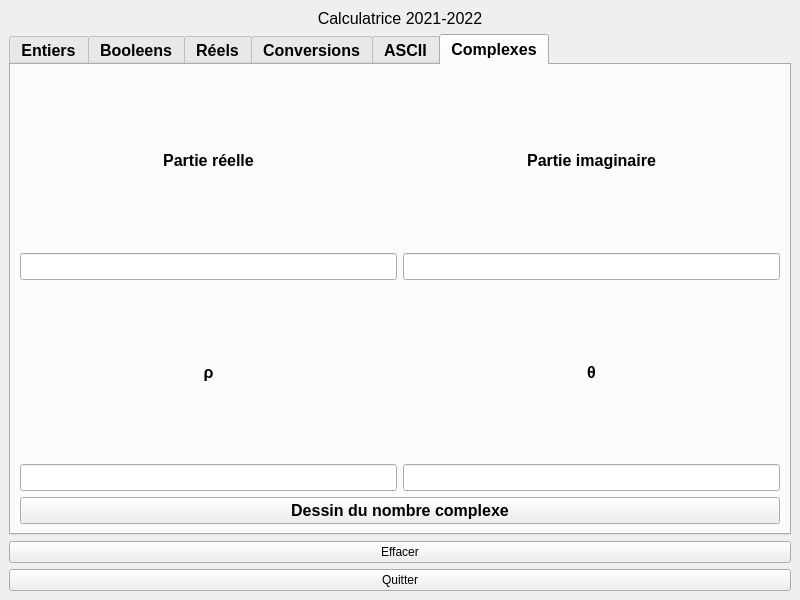
<?xml version="1.0" encoding="UTF-8"?>
<ui version="4.0">
 <class>MainWindow</class>
 <widget class="QMainWindow" name="MainWindow">
  <property name="geometry">
   <rect>
    <x>0</x>
    <y>0</y>
    <width>800</width>
    <height>600</height>
   </rect>
  </property>
  <property name="windowTitle">
   <string>Calculatrice 2021-2022</string>
  </property>
  <property name="windowIcon">
   <iconset>
    <normaloff>icons/calc.ico</normaloff>icons/calc.ico</iconset>
  </property>
  <widget class="QWidget" name="centralwidget">
   <layout class="QVBoxLayout" name="verticalLayout">
    <item>
     <widget class="QLabel" name="label">
      <property name="enabled">
       <bool>true</bool>
      </property>
      <property name="sizePolicy">
       <sizepolicy hsizetype="Preferred" vsizetype="Preferred">
        <horstretch>0</horstretch>
        <verstretch>0</verstretch>
       </sizepolicy>
      </property>
      <property name="font">
       <font>
        <pointsize>12</pointsize>
       </font>
      </property>
      <property name="text">
       <string>Calculatrice 2021-2022</string>
      </property>
      <property name="alignment">
       <set>Qt::AlignCenter</set>
      </property>
     </widget>
    </item>
    <item>
     <widget class="QTabWidget" name="tabWidget">
      <property name="font">
       <font>
        <family>MS Sans Serif</family>
        <pointsize>12</pointsize>
        <weight>75</weight>
        <bold>true</bold>
       </font>
      </property>
      <property name="currentIndex">
       <number>5</number>
      </property>
      <widget class="QWidget" name="tab">
       <attribute name="title">
        <string>Entiers</string>
       </attribute>
       <layout class="QGridLayout" name="gridLayout">
        <item row="4" column="0">
         <widget class="QLineEdit" name="lineEdit_9"/>
        </item>
        <item row="4" column="6">
         <widget class="QLineEdit" name="lineEdit_26"/>
        </item>
        <item row="2" column="3">
         <widget class="QLineEdit" name="lineEdit_17"/>
        </item>
        <item row="5" column="0">
         <widget class="QLineEdit" name="lineEdit_7"/>
        </item>
        <item row="2" column="1">
         <widget class="QLineEdit" name="lineEdit_11"/>
        </item>
        <item row="3" column="4">
         <widget class="QLabel" name="label_5">
          <property name="text">
           <string>0x</string>
          </property>
         </widget>
        </item>
        <item row="4" column="2">
         <widget class="QPushButton" name="pushButton_6">
          <property name="text">
           <string>addition_INT_NS</string>
          </property>
         </widget>
        </item>
        <item row="1" column="4">
         <widget class="QLabel" name="label_3">
          <property name="text">
           <string>0x</string>
          </property>
         </widget>
        </item>
        <item row="3" column="1">
         <widget class="QLineEdit" name="lineEdit_12"/>
        </item>
        <item row="2" column="4">
         <widget class="QLabel" name="label_4">
          <property name="text">
           <string>0x</string>
          </property>
         </widget>
        </item>
        <item row="5" column="2">
         <widget class="QPushButton" name="pushButton_7">
          <property name="text">
           <string>addition_INT_S</string>
          </property>
         </widget>
        </item>
        <item row="3" column="2">
         <widget class="QPushButton" name="pushButton_5">
          <property name="text">
           <string>addition_SHORT_S</string>
          </property>
         </widget>
        </item>
        <item row="3" column="0">
         <widget class="QLineEdit" name="lineEdit_6"/>
        </item>
        <item row="0" column="1">
         <widget class="QLineEdit" name="lineEdit_2"/>
        </item>
        <item row="4" column="4">
         <widget class="QLabel" name="label_6">
          <property name="text">
           <string>0x</string>
          </property>
         </widget>
        </item>
        <item row="3" column="6">
         <widget class="QLineEdit" name="lineEdit_25"/>
        </item>
        <item row="6" column="0">
         <widget class="QLineEdit" name="lineEdit_8"/>
        </item>
        <item row="1" column="0">
         <widget class="QLineEdit" name="lineEdit_4"/>
        </item>
        <item row="6" column="2">
         <widget class="QPushButton" name="pushButton_8">
          <property name="text">
           <string>module_INT_NS</string>
          </property>
         </widget>
        </item>
        <item row="1" column="3">
         <widget class="QLineEdit" name="lineEdit_16"/>
        </item>
        <item row="5" column="6">
         <widget class="QLineEdit" name="lineEdit_27"/>
        </item>
        <item row="5" column="4">
         <widget class="QLabel" name="label_7">
          <property name="text">
           <string>0x</string>
          </property>
         </widget>
        </item>
        <item row="1" column="2">
         <widget class="QPushButton" name="pushButton_3">
          <property name="text">
           <string>addition_CHAR_S</string>
          </property>
         </widget>
        </item>
        <item row="0" column="0">
         <widget class="QLineEdit" name="lineEdit"/>
        </item>
        <item row="0" column="6">
         <widget class="QLineEdit" name="lineEdit_22"/>
        </item>
        <item row="5" column="1">
         <widget class="QLineEdit" name="lineEdit_14"/>
        </item>
        <item row="5" column="3">
         <widget class="QLineEdit" name="lineEdit_20"/>
        </item>
        <item row="0" column="3">
         <widget class="QLineEdit" name="lineEdit_3"/>
        </item>
        <item row="1" column="6">
         <widget class="QLineEdit" name="lineEdit_23"/>
        </item>
        <item row="4" column="3">
         <widget class="QLineEdit" name="lineEdit_19"/>
        </item>
        <item row="3" column="3">
         <widget class="QLineEdit" name="lineEdit_18"/>
        </item>
        <item row="6" column="3">
         <widget class="QLineEdit" name="lineEdit_21"/>
        </item>
        <item row="2" column="2">
         <widget class="QPushButton" name="pushButton_4">
          <property name="text">
           <string>addition_SHORT_NS</string>
          </property>
         </widget>
        </item>
        <item row="2" column="6">
         <widget class="QLineEdit" name="lineEdit_24"/>
        </item>
        <item row="1" column="1">
         <widget class="QLineEdit" name="lineEdit_10"/>
        </item>
        <item row="6" column="4">
         <widget class="QLabel" name="label_8">
          <property name="text">
           <string>0x</string>
          </property>
         </widget>
        </item>
        <item row="4" column="1">
         <widget class="QLineEdit" name="lineEdit_13"/>
        </item>
        <item row="2" column="0">
         <widget class="QLineEdit" name="lineEdit_5"/>
        </item>
        <item row="6" column="1">
         <widget class="QLineEdit" name="lineEdit_15"/>
        </item>
        <item row="0" column="2">
         <widget class="QPushButton" name="pushButton_2">
          <property name="text">
           <string>addition_CHAR_NS</string>
          </property>
         </widget>
        </item>
        <item row="0" column="4">
         <widget class="QLabel" name="label_2">
          <property name="text">
           <string>0x</string>
          </property>
         </widget>
        </item>
        <item row="6" column="6">
         <widget class="QLineEdit" name="lineEdit_28"/>
        </item>
       </layout>
      </widget>
      <widget class="QWidget" name="tab_3">
       <property name="font">
        <font>
         <weight>75</weight>
         <bold>true</bold>
        </font>
       </property>
       <attribute name="title">
        <string>Booleens</string>
       </attribute>
       <layout class="QGridLayout" name="gridLayout_2">
        <item row="0" column="3">
         <widget class="QLineEdit" name="lineEdit_31"/>
        </item>
        <item row="2" column="1">
         <widget class="QLineEdit" name="lineEdit_35"/>
        </item>
        <item row="4" column="3">
         <widget class="QLineEdit" name="lineEdit_42"/>
        </item>
        <item row="4" column="0">
         <widget class="QLineEdit" name="lineEdit_40"/>
        </item>
        <item row="5" column="2">
         <widget class="QPushButton" name="pushButton_15">
          <property name="text">
           <string>ET bit à bit</string>
          </property>
         </widget>
        </item>
        <item row="1" column="0">
         <widget class="QLineEdit" name="lineEdit_32"/>
        </item>
        <item row="2" column="2">
         <widget class="QPushButton" name="pushButton_12">
          <property name="text">
           <string>NON</string>
          </property>
         </widget>
        </item>
        <item row="1" column="2">
         <widget class="QPushButton" name="pushButton_11">
          <property name="text">
           <string>ET</string>
          </property>
         </widget>
        </item>
        <item row="0" column="1">
         <widget class="QLineEdit" name="lineEdit_30"/>
        </item>
        <item row="0" column="0">
         <widget class="QLineEdit" name="lineEdit_29"/>
        </item>
        <item row="3" column="2">
         <widget class="QPushButton" name="pushButton_13">
          <property name="text">
           <string>OU bit à bit</string>
          </property>
         </widget>
        </item>
        <item row="1" column="3">
         <widget class="QLineEdit" name="lineEdit_34"/>
        </item>
        <item row="2" column="3">
         <widget class="QLineEdit" name="lineEdit_36"/>
        </item>
        <item row="1" column="1">
         <widget class="QLineEdit" name="lineEdit_33"/>
        </item>
        <item row="3" column="0">
         <widget class="QLineEdit" name="lineEdit_38"/>
        </item>
        <item row="5" column="0">
         <widget class="QLineEdit" name="lineEdit_43"/>
        </item>
        <item row="4" column="1">
         <widget class="QLineEdit" name="lineEdit_41"/>
        </item>
        <item row="4" column="2">
         <widget class="QPushButton" name="pushButton_14">
          <property name="text">
           <string>OU Ex bit à bit</string>
          </property>
         </widget>
        </item>
        <item row="5" column="3">
         <widget class="QLineEdit" name="lineEdit_45"/>
        </item>
        <item row="3" column="3">
         <widget class="QLineEdit" name="lineEdit_39"/>
        </item>
        <item row="5" column="1">
         <widget class="QLineEdit" name="lineEdit_44"/>
        </item>
        <item row="0" column="2">
         <widget class="QPushButton" name="pushButton_10">
          <property name="text">
           <string>OU</string>
          </property>
         </widget>
        </item>
        <item row="3" column="1">
         <widget class="QLineEdit" name="lineEdit_37"/>
        </item>
        <item row="6" column="1">
         <widget class="QLineEdit" name="lineEdit_46"/>
        </item>
        <item row="6" column="3">
         <widget class="QLineEdit" name="lineEdit_47"/>
        </item>
        <item row="6" column="2">
         <widget class="QPushButton" name="pushButton_16">
          <property name="text">
           <string>NON bit à bit</string>
          </property>
         </widget>
        </item>
       </layout>
      </widget>
      <widget class="QWidget" name="tab_2">
       <attribute name="title">
        <string>Réels</string>
       </attribute>
       <layout class="QGridLayout" name="gridLayout_3">
        <item row="1" column="2">
         <widget class="QPushButton" name="pushButton_18">
          <property name="text">
           <string>soustraction</string>
          </property>
         </widget>
        </item>
        <item row="0" column="2">
         <widget class="QPushButton" name="pushButton_17">
          <property name="text">
           <string>addition</string>
          </property>
         </widget>
        </item>
        <item row="0" column="1">
         <widget class="QLineEdit" name="lineEdit_49"/>
        </item>
        <item row="2" column="0">
         <widget class="QLineEdit" name="lineEdit_56"/>
        </item>
        <item row="1" column="4">
         <widget class="QLineEdit" name="lineEdit_55"/>
        </item>
        <item row="3" column="3">
         <widget class="QLineEdit" name="lineEdit_62"/>
        </item>
        <item row="0" column="0">
         <widget class="QLineEdit" name="lineEdit_48"/>
        </item>
        <item row="1" column="0">
         <widget class="QLineEdit" name="lineEdit_52"/>
        </item>
        <item row="4" column="1">
         <widget class="QLineEdit" name="lineEdit_64"/>
        </item>
        <item row="0" column="4">
         <widget class="QLineEdit" name="lineEdit_51"/>
        </item>
        <item row="4" column="2">
         <widget class="QPushButton" name="pushButton_21">
          <property name="text">
           <string>IEEE 754 32 bits</string>
          </property>
         </widget>
        </item>
        <item row="4" column="3">
         <widget class="QLineEdit" name="lineEdit_65"/>
        </item>
        <item row="3" column="4">
         <widget class="QLineEdit" name="lineEdit_63"/>
        </item>
        <item row="2" column="1">
         <widget class="QLineEdit" name="lineEdit_57"/>
        </item>
        <item row="1" column="3">
         <widget class="QLineEdit" name="lineEdit_54"/>
        </item>
        <item row="2" column="4">
         <widget class="QLineEdit" name="lineEdit_59"/>
        </item>
        <item row="3" column="2">
         <widget class="QPushButton" name="pushButton_20">
          <property name="text">
           <string>division</string>
          </property>
         </widget>
        </item>
        <item row="3" column="0">
         <widget class="QLineEdit" name="lineEdit_60"/>
        </item>
        <item row="1" column="1">
         <widget class="QLineEdit" name="lineEdit_53"/>
        </item>
        <item row="0" column="3">
         <widget class="QLineEdit" name="lineEdit_50"/>
        </item>
        <item row="2" column="2">
         <widget class="QPushButton" name="pushButton_19">
          <property name="text">
           <string>multiplication</string>
          </property>
         </widget>
        </item>
        <item row="2" column="3">
         <widget class="QLineEdit" name="lineEdit_58"/>
        </item>
        <item row="5" column="2">
         <widget class="QPushButton" name="pushButton_22">
          <property name="text">
           <string>IEEE 754 64 bits</string>
          </property>
         </widget>
        </item>
        <item row="5" column="3">
         <widget class="QLineEdit" name="lineEdit_66"/>
        </item>
        <item row="3" column="1">
         <widget class="QLineEdit" name="lineEdit_61"/>
        </item>
       </layout>
      </widget>
      <widget class="QWidget" name="tab_4">
       <attribute name="title">
        <string>Conversions</string>
       </attribute>
       <layout class="QGridLayout" name="gridLayout_4">
        <item row="1" column="0">
         <widget class="QLineEdit" name="lineEdit_67"/>
        </item>
        <item row="4" column="0">
         <widget class="QLabel" name="label_11">
          <property name="text">
           <string>BASE 2</string>
          </property>
          <property name="alignment">
           <set>Qt::AlignCenter</set>
          </property>
         </widget>
        </item>
        <item row="0" column="0">
         <widget class="QLabel" name="label_9">
          <property name="font">
           <font>
            <stylestrategy>PreferDefault</stylestrategy>
           </font>
          </property>
          <property name="text">
           <string>BASE 10</string>
          </property>
          <property name="alignment">
           <set>Qt::AlignCenter</set>
          </property>
         </widget>
        </item>
        <item row="2" column="0">
         <widget class="QLabel" name="label_10">
          <property name="text">
           <string>BASE 16</string>
          </property>
          <property name="alignment">
           <set>Qt::AlignCenter</set>
          </property>
         </widget>
        </item>
        <item row="3" column="0">
         <widget class="QLineEdit" name="lineEdit_68"/>
        </item>
        <item row="5" column="0">
         <widget class="QLineEdit" name="lineEdit_69"/>
        </item>
       </layout>
      </widget>
      <widget class="QWidget" name="tab_5">
       <attribute name="title">
        <string>ASCII</string>
       </attribute>
       <layout class="QGridLayout" name="gridLayout_5">
        <item row="2" column="1">
         <widget class="QLineEdit" name="lineEdit_71"/>
        </item>
        <item row="5" column="0">
         <widget class="QLineEdit" name="lineEdit_72"/>
        </item>
        <item row="4" column="0">
         <widget class="QLabel" name="label_13">
          <property name="maximumSize">
           <size>
            <width>1500</width>
            <height>100</height>
           </size>
          </property>
          <property name="font">
           <font>
            <pointsize>12</pointsize>
           </font>
          </property>
          <property name="text">
           <string>Code Utf-8</string>
          </property>
          <property name="alignment">
           <set>Qt::AlignCenter</set>
          </property>
         </widget>
        </item>
        <item row="2" column="0">
         <widget class="QLineEdit" name="lineEdit_70"/>
        </item>
        <item row="6" column="0" colspan="3">
         <widget class="QPushButton" name="pushButton_23">
          <property name="text">
           <string>Table ASCII Etendue</string>
          </property>
         </widget>
        </item>
        <item row="0" column="0">
         <widget class="QLabel" name="label_14">
          <property name="text">
           <string>Caractère</string>
          </property>
          <property name="alignment">
           <set>Qt::AlignCenter</set>
          </property>
         </widget>
        </item>
        <item row="0" column="1">
         <widget class="QLabel" name="label_12">
          <property name="text">
           <string>Code ASCII</string>
          </property>
          <property name="alignment">
           <set>Qt::AlignCenter</set>
          </property>
         </widget>
        </item>
        <item row="4" column="1">
         <widget class="QLabel" name="label_15">
          <property name="text">
           <string>Code Unicode</string>
          </property>
          <property name="alignment">
           <set>Qt::AlignCenter</set>
          </property>
         </widget>
        </item>
        <item row="5" column="1">
         <widget class="QLineEdit" name="lineEdit_73"/>
        </item>
       </layout>
      </widget>
      <widget class="QWidget" name="tab_6">
       <attribute name="title">
        <string>Complexes</string>
       </attribute>
       <layout class="QGridLayout" name="gridLayout_6">
        <item row="0" column="0">
         <widget class="QLabel" name="label_16">
          <property name="text">
           <string>Partie réelle</string>
          </property>
          <property name="alignment">
           <set>Qt::AlignCenter</set>
          </property>
         </widget>
        </item>
        <item row="2" column="0">
         <widget class="QLabel" name="label_18">
          <property name="font">
           <font>
            <family>Arial</family>
           </font>
          </property>
          <property name="text">
           <string>ρ</string>
          </property>
          <property name="alignment">
           <set>Qt::AlignCenter</set>
          </property>
         </widget>
        </item>
        <item row="2" column="1">
         <widget class="QLabel" name="label_19">
          <property name="font">
           <font>
            <family>Arial</family>
           </font>
          </property>
          <property name="text">
           <string>θ</string>
          </property>
          <property name="textFormat">
           <enum>Qt::AutoText</enum>
          </property>
          <property name="alignment">
           <set>Qt::AlignCenter</set>
          </property>
         </widget>
        </item>
        <item row="3" column="1">
         <widget class="QLineEdit" name="lineEdit_77"/>
        </item>
        <item row="0" column="1">
         <widget class="QLabel" name="label_17">
          <property name="text">
           <string>Partie imaginaire</string>
          </property>
          <property name="alignment">
           <set>Qt::AlignCenter</set>
          </property>
         </widget>
        </item>
        <item row="1" column="0">
         <widget class="QLineEdit" name="lineEdit_74"/>
        </item>
        <item row="3" column="0">
         <widget class="QLineEdit" name="lineEdit_76"/>
        </item>
        <item row="1" column="1">
         <widget class="QLineEdit" name="lineEdit_75"/>
        </item>
        <item row="4" column="0" colspan="2">
         <widget class="QPushButton" name="pushButton_24">
          <property name="text">
           <string>Dessin du nombre complexe</string>
          </property>
         </widget>
        </item>
       </layout>
      </widget>
     </widget>
    </item>
    <item>
     <widget class="QPushButton" name="pushButton_9">
      <property name="text">
       <string>Effacer</string>
      </property>
     </widget>
    </item>
    <item>
     <widget class="QPushButton" name="pushButton">
      <property name="text">
       <string>Quitter</string>
      </property>
     </widget>
    </item>
   </layout>
  </widget>
 </widget>
 <resources/>
 <connections/>
</ui>
